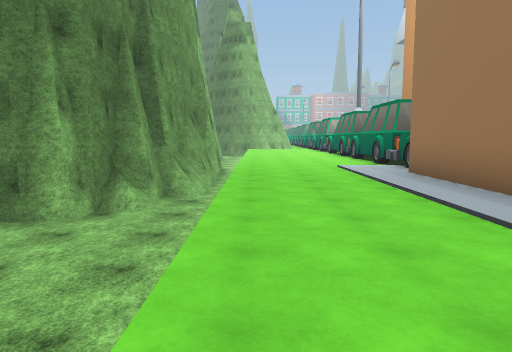
[1] (above)

21 first-person views from a walk through a Unity game level. The camera is 1.5 m above the floor, tilts 6° down and sees 70° across. The floor is counted in squares, 2 m on a side. Each view is taken from the middle of a square. On the plan, view 1 faces up. The plan holds only what a view shows up to about 11 squares ahead; the rest is blank. The place goes on beyond the plan. The player character is not drawn. Some animated figures are not drawn. Some surface patterns are stand-ins.

[2]
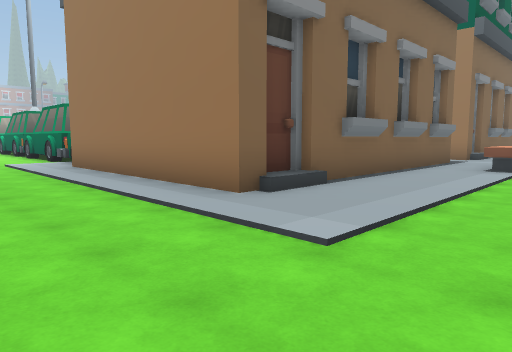

[3]
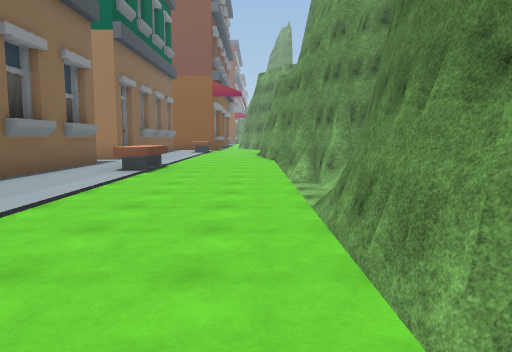

[4]
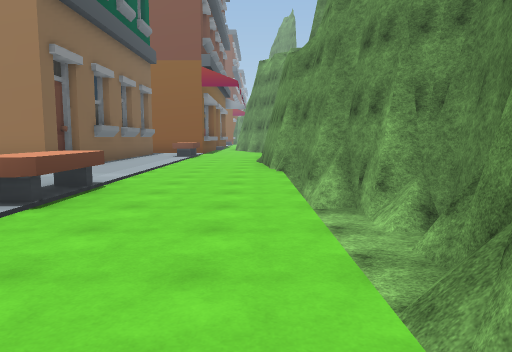

[5]
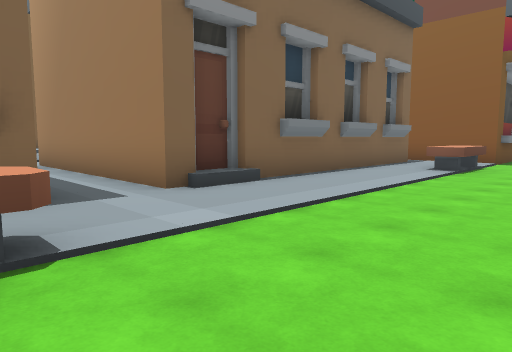

[6]
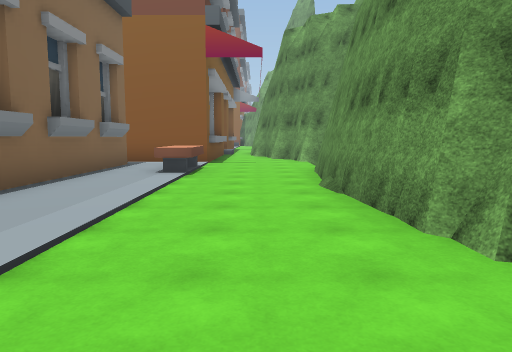

[7]
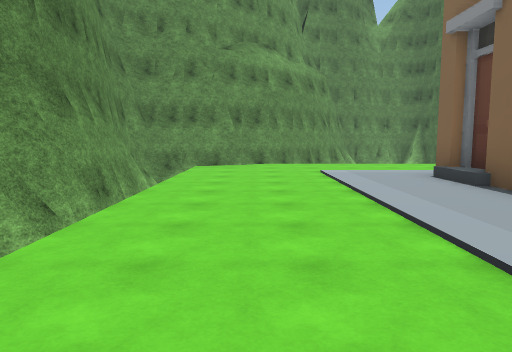

[8]
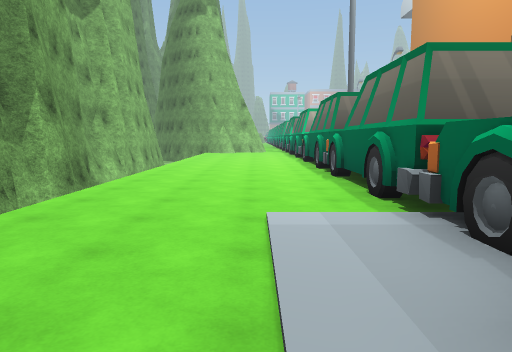

[9]
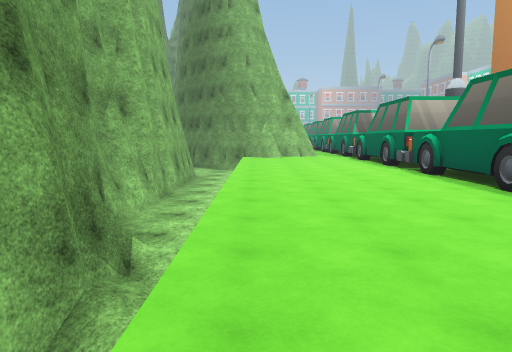

[10]
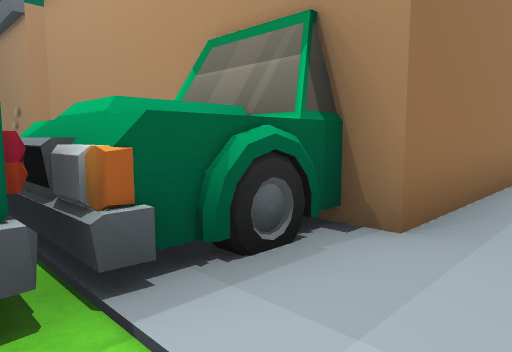

[11]
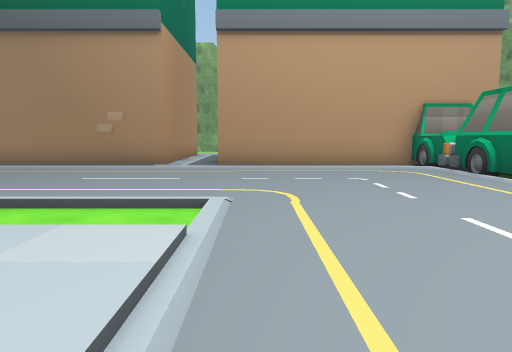

[12]
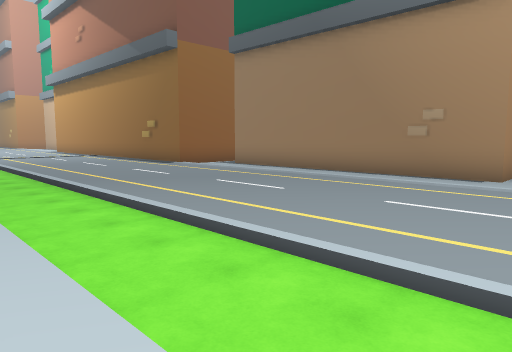

[13]
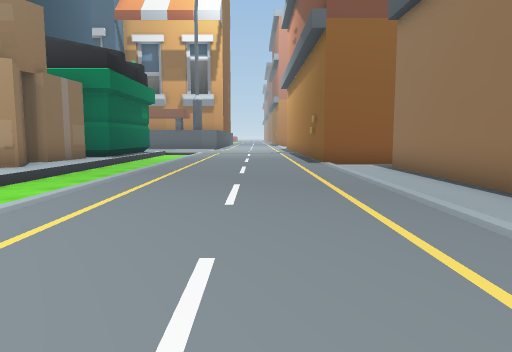

[14]
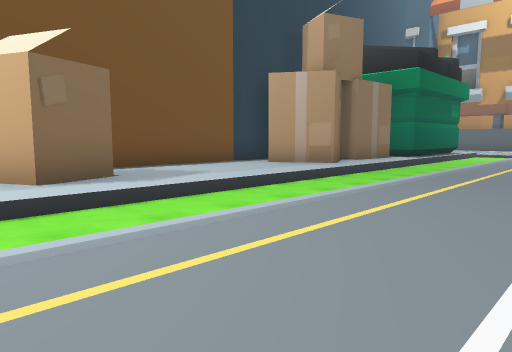

[15]
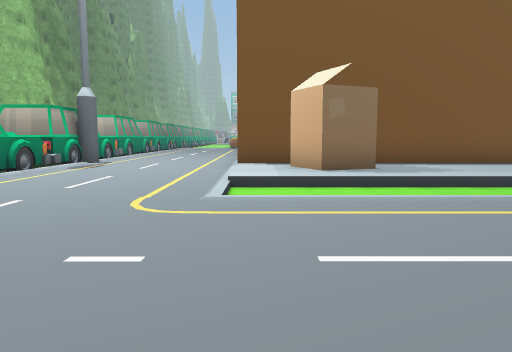

[16]
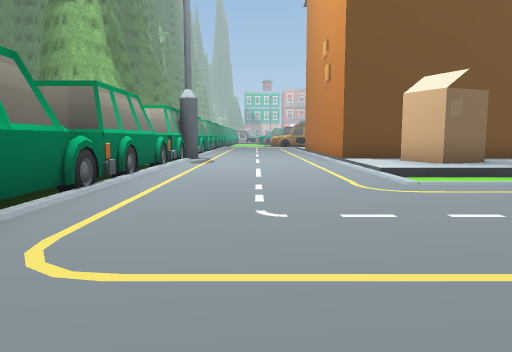

[17]
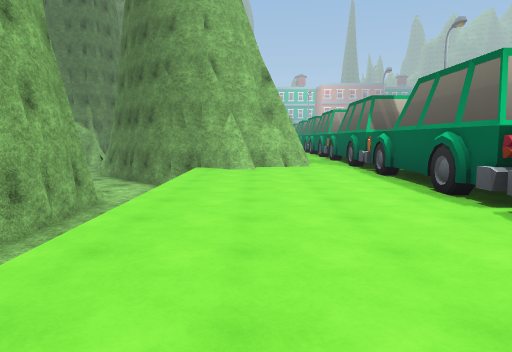

[18]
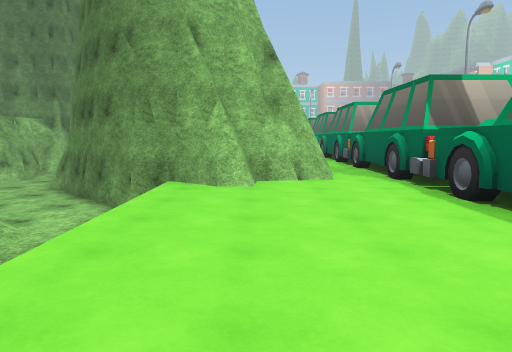

[19]
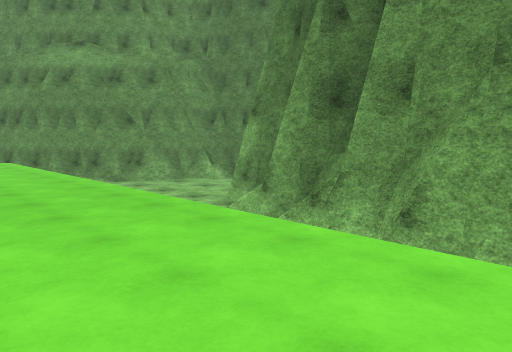

[20]
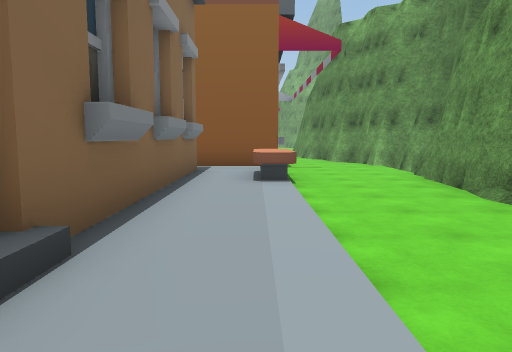

[21]
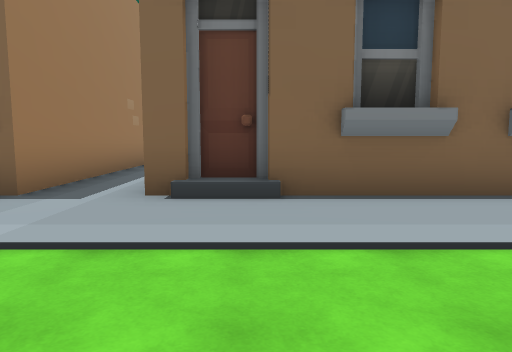

### Floor plan
Key: @ floor where view 1 was taken; # wall or solid block; . main floor; : floor 0.25 m higher than the main floor; + floor 0.5 m higher than the main floor; / step, stairs or slope; v drop or lower ground; B building.
Columns run from 3 left of view 1 to 22 right of it. Each row starts with its distance up from view 1.
 29       .#
 28       .#
 27 #     .#
 26 ##   #.#
 25 v#####.#
 24 vvv##..#
 23  v ....#
 22  v ....#
 21  #v....#
 20  #v....##:::::
 19  #v....##:::::#########
 18  #v....##:::::++ ++++##
 17 ##v....##:::::+##+++++####
 16 ##v....##:::::++++++++++++
 15  #v....##:::::............
 14  #v....##:::::............
 13  #v....##:::::::::::::::::
 12  #v....##:::::::::::::::::
 11  #v....##:::::::::::::::::
 10  #v....##:::::::::::::::::
  9  #v....##////////////////#
  8 ##v....##  .             #
  7 #vv...BBBBBBBBB BBBBBBBB #
  6 #vv...B       B B
  5 vvv...B       B B
  4 vvv...B       B B
  3 vvv...B       B B
  2 vvv...BBBBBBBBB BBBBBB B #
  1 #v ...  BBBBBB    B BBBB #
  0 ## @..      BB .     BBB #
 -1  ##.......................
 -2   #.......................
 -3   ##...............##.....
 -4    #vv####vvvvv###########
 -5    ##########v##         #
 -6             ###

Where each view was taken, in squares from view 1:
view 1: 0 up, 0 right, facing up
view 2: 2 down, 0 right, facing up-right
view 3: 3 down, 1 right, facing right
view 4: 3 down, 5 right, facing right
view 5: 3 down, 10 right, facing up-right
view 6: 2 down, 11 right, facing right
view 7: 2 down, 10 right, facing left
view 8: 6 up, 2 right, facing up
view 9: 10 up, 0 right, facing up
view 10: 10 up, 2 right, facing down-right
view 11: 18 up, 10 right, facing down
view 12: 16 up, 11 right, facing down-right
view 13: 11 up, 11 right, facing right
view 14: 11 up, 11 right, facing up-right
view 15: 9 up, 11 right, facing up
view 16: 8 up, 8 right, facing up
view 17: 15 up, 1 right, facing up
view 18: 18 up, 1 right, facing up
view 19: 11 up, 2 right, facing down-left
view 20: 0 up, 12 right, facing right
view 21: 3 down, 14 right, facing up
